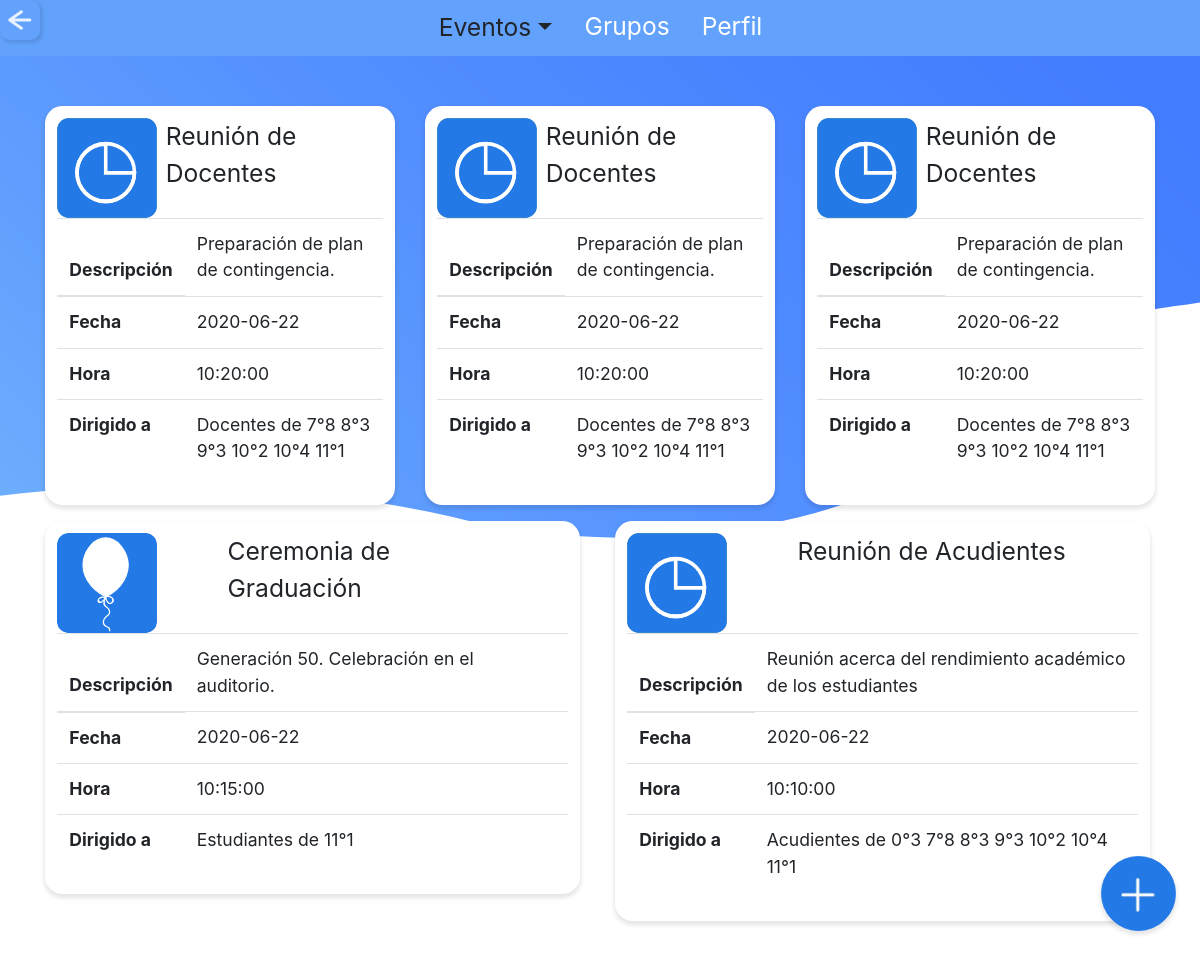
/admin/eventos.php?id=CUMPLIDO (signed in), run on the app's committed database.
### tables this page shows
CREATE TABLE `tbl_evento` (
  `id_evento` int(11) NOT NULL,
  `titulo_e` varchar(30) NOT NULL,
  `descripcion_e` text NOT NULL,
  `estado_e` varchar(10) NOT NULL,
  `id_tipo` varchar(40) NOT NULL,
  `id_fecha` varchar(40) NOT NULL,
  `id_horas` varchar(40) NOT NULL,
  `fecha_creacion_evento` datetime NOT NULL
);

CREATE TABLE `tbl_fecha_evento` (
  `id_fecha` varchar(40) NOT NULL,
  `fecha_publicacion` date NOT NULL,
  `fecha_evento` date NOT NULL,
  `fecha_eliminacion` date NOT NULL,
  `fecha_creacion` datetime NOT NULL
);

CREATE TABLE `tbl_hora_evento` (
  `id_horas` varchar(40) NOT NULL,
  `hora_publicacion` time NOT NULL,
  `hora_evento` time NOT NULL,
  `hora_eliminacion` time NOT NULL,
  `fecha_creacion_hora` datetime NOT NULL
);

CREATE TABLE `tbl_eventoxgrupo` (
  `id_evento` int(11) NOT NULL,
  `codigo_g` varchar(10) NOT NULL,
  `estudiante` int(11) NOT NULL,
  `acudiente` int(11) NOT NULL,
  `docente` int(11) NOT NULL
);

CREATE TABLE `tbl_grupo` (
  `codigo_g` varchar(10) NOT NULL,
  `grado_g` int(11) NOT NULL,
  `grupo_g` varchar(3) NOT NULL,
  `id_jornada` varchar(3) DEFAULT NULL
);

### admin/eventos.php (the view, shortened to what this page needs)
<?php
  include "../php/conexion.php";
  include "../php/variables.php";
?>
<!doctype html>
<html>
  <head>
  <?php
    $title="Administrador | SchoolTime";
    echo Links($title);
    ?>
  </head>
  <body >
  <?php
$titulo="eventos";
echo Eventos($titulo);
$estado=$_REQUEST['id'];
?>
    <br>
    <br>
    <br>
    <br>
    <div class="container">
      <div class="row">
  <?php
	$query="SELECT * FROM tbl_evento  WHERE estado_e='$estado' order by id_evento desc";
  $resultado=$conexion->query($query);
	while ($row=$resultado->fetch_assoc()){
    $id_evento_actual = $row['id_evento'];
  ?>
  <div class="col-sm">
            <div class="card evento" onclick="lig(4)">
    <div class="row no-gutters">
      <div class="col-md-4">
        <?php if($row['id_tipo']=="00B"){
          ?>
          <img class="tipo-evento" src="../svg/cambio.svg">
          <?php
        }elseif($row['id_tipo']=="00C"){
          ?>
          <img class="tipo-evento" src="../svg/reunion.svg">
          <?php
        }else{
          ?>
          <img class="tipo-evento" src="../svg/fiesta.svg">
<?php
        }?>
      </div>
      <div class="col-md-7">
          <div class=" titulo_perfil large"><?php echo $row['titulo_e']?></div>
    </div>
  </div>
  <table class="table">
  <thead>
    <tr>
      <th  scope="col">Descripción</th>
      <td class="st_ryde"><?php echo $row['descripcion_e']?></td>
    </tr>
  </thead>
  <tbody>
    <tr>
    <th scope="col">Fecha</th>
    <?php
    $consultaFecha="SELECT * FROM tbl_evento as evento INNER JOIN tbl_fecha_evento as fecha ON evento.id_fecha=fecha.id_fecha where evento.id_evento='$id_evento_actual'";
	$result=$conexion->query($consultaFecha);
	while ($rowF=$result->fetch_assoc()){
  ?>
     <td class="st_ryde"><?php echo $rowF['fecha_evento']?></td>
     <?php
     }
     ?>
    </tr>
    <tr>
    <th scope="col">Hora</th>
    <?php
    $consultaFecha="SELECT * FROM tbl_evento as evento INNER JOIN tbl_hora_evento as hora ON evento.id_horas=hora.id_horas  where evento.id_evento='$id_evento_actual'";
	$result=$conexion->query($consultaFecha);
	while ($rowH=$result->fetch_assoc()){
  ?>
    <td class="st_ryde"><?php echo $rowH['hora_evento']?></td>
    <?php
  }
    ?>
</tr>
<tr>
    <th scope="col">Dirigido a</th>
    <td class="st_ryde">
    <?php
    $consultaDirigido="SELECT * FROM tbl_eventoxgrupo as exg INNER JOIN tbl_evento as evento ON exg.id_evento=evento.id_evento INNER JOIN tbl_grupo as grupo ON exg.codigo_g=grupo.codigo_g WHERE exg.id_evento='$id_evento_actual' ORDER BY grupo.grado_g";
  $resulta=$conexion->query($consultaDirigido);
  $count=1;
	while ($rowD=$resulta->fetch_assoc()){
    ?>
    <?php
    if($rowD['grado_g']!=null){
      if($count==1){
        if($rowD['estudiante'] == "1"){
          echo " Estudiantes ";
        }
        if($rowD['acudiente'] == "1"){
          echo " Acudientes ";
        }
        if($rowD['docente'] == "1"){
          echo " Docentes ";
        }
        echo " de ";
      }
      $count++;
      echo $rowD['grado_g']."°".$rowD['grupo_g'];
    }elseif($rowD['codigo_g']=="DOCENTES"){
      echo "Docentes sin dirección.";
    }
    ?>
     <?php
     }
     ?>
  </td>
</tr>
  </tbody>
</table>
</div>
</div>
<?php
  }
?>
</div>
</div>
 <center>
  <div class="form-check form-check-inline">
  <input class="btn_ok large" type="button" onclick="window.location.href = '<?php echo $n_evento?>';" value="Nuevo Evento">
  </div>
  </center>
  </body>
</html>

### php/variables.php (shortened to what this page needs)
<?php
    $n_evento="nuevo_evento.php";
    $grupos="grupos.php";
    $perfil="perfil.php";
    function Eventos($titulo){
        Global $grupos;
        Global $perfil;
        echo "<div class='blue'>";
        echo "<ul class='nav nav-pills mb-3 justify-content-center'>";
        echo "<li class='nav-item'>";
        echo "<input class='atras' type='button' onclick='history.back()' name='volver atrás' value='volver atrás'>";
        echo "</li>";
        echo "<li class='nav-item'>";
        echo "<div class='dropdown'>";
        echo "<button class='btn dropdown-toggle  nav-link large' type='button' id='dropdownMenuButton' data-toggle='dropdown' aria-haspopup='true' aria-expanded='false'>";
        echo "Eventos";
        echo "</button>";
        echo "</div>";
        echo "</li>";
        echo "<li class='nav-item'>";
        if($titulo=="grupos"){
            echo "<a class='nav-link active large st_ryde' href='".$grupos."'>Grupos</a>";
        }else{
            echo "<a class='nav-link large white st_ryde' href='".$grupos."'>Grupos</a>";
        }
        echo " </li>";
        echo "<li class='nav-item'>";
        if($titulo=="perfil"){
            echo "<a class='nav-link active large white st_ryde' href='".$perfil."'>Perfil</a>";
        }else{
            echo "<a class='nav-link large white st_ryde' href='".$perfil."'>Perfil</a>";
        }
        echo "</li>";
        echo "</ul>";
        echo "</div>";
    };
    function Links($title){
        echo "<link rel='stylesheet' href='../css/bootstrap.min.css'>";
        echo "<link rel='stylesheet' type='text/css' href='../css/style.css'>";
        echo "<link rel='stylesheet' href='../sweetalert/docs/assets/css/app.css'>";
    }
?>

### css/style.css (style rules this page uses)
* { padding: 0; margin: 0; }
body { background: url(../svg/back_one.svg) no-repeat center center fixed; background-size: cover; font-size: 110%; }
.btn_ok { position: fixed; bottom: 0; right: 1.5rem; display: inline-block; font-weight: 400; color: transparent; -webkit-user-select: none; -moz-user-select: none; -ms-user-select: none; user-select: none; width: 75px; height: 75px; box-shadow: 0px 3px 4px 1px rgba(0, 0, 0, 0.1); background-color: c; background: url(../iconos/nuevo_env.png) no-repeat center center; background-size: 100%; border: 1px solid #2379E6; padding: 0.375rem 0.75rem; margin-bottom: 2rem; line-height: 1.5; border-radius: 3rem; margin-left: -1.5rem; transition: width .7s; }
input { background-color: white; width: 80px; height: 80px; border-radius: 10px; border-color: transparent; color: transparent; box-shadow: 2px 2px 3px 1px rgba(0, 0, 0, 0.1); }
.atras { position:absolute; left: 0; width: 40px; height: 40px; background-color: transparent; background-size: 80%; background: url(../svg/atras.svg) no-repeat center center; }
.large { font-size: 140%; }
.white { color:white; }
.blue { background-color: #62A2FC; width: 100%; z-index:1000; position: fixed; height: 3.5rem; }
.evento { max-width: 535px; padding: 0.7em; border: 0px solid #CCC; box-shadow: 0px 3px 4px 1px rgba(0, 0, 0, 0.1); border-radius: 1em; background-color: white; flex: 0 0 66.666667%; margin-bottom: 1rem; }
.tipo-evento { background-color: white; width: 100px; height: 100px; border-radius: 10px; border-color: #F2F2F2; color: transparent; }

### data on the page
tbl_evento: titulo_e "Reunión de Docentes", descripcion_e "Preparación de plan de contingencia.", id_fecha.fecha_evento "2020-06-22", id_horas.hora_evento "10:20:00"
tbl_eventoxgrupo: docente "Docentes", shows "de", codigo_g.grado_g "7", codigo_g.grupo_g "8"
tbl_eventoxgrupo: codigo_g.grado_g "8", codigo_g.grupo_g "3"
tbl_eventoxgrupo: codigo_g.grado_g "9", codigo_g.grupo_g "3"
tbl_eventoxgrupo: codigo_g.grado_g "10", codigo_g.grupo_g "2"
tbl_eventoxgrupo: codigo_g.grado_g "10", codigo_g.grupo_g "4"
tbl_eventoxgrupo: codigo_g.grado_g "11", codigo_g.grupo_g "1"
tbl_evento: titulo_e "Reunión de Docentes", descripcion_e "Preparación de plan de contingencia.", id_fecha.fecha_evento "2020-06-22", id_horas.hora_evento "10:20:00"
tbl_eventoxgrupo: docente "Docentes", shows "de", codigo_g.grado_g "7", codigo_g.grupo_g "8"
tbl_eventoxgrupo: codigo_g.grado_g "8", codigo_g.grupo_g "3"
tbl_eventoxgrupo: codigo_g.grado_g "9", codigo_g.grupo_g "3"
tbl_eventoxgrupo: codigo_g.grado_g "10", codigo_g.grupo_g "2"
tbl_eventoxgrupo: codigo_g.grado_g "10", codigo_g.grupo_g "4"
tbl_eventoxgrupo: codigo_g.grado_g "11", codigo_g.grupo_g "1"
tbl_evento: titulo_e "Reunión de Docentes", descripcion_e "Preparación de plan de contingencia.", id_fecha.fecha_evento "2020-06-22", id_horas.hora_evento "10:20:00"
tbl_eventoxgrupo: docente "Docentes", shows "de", codigo_g.grado_g "7", codigo_g.grupo_g "8"
tbl_eventoxgrupo: codigo_g.grado_g "8", codigo_g.grupo_g "3"
tbl_eventoxgrupo: codigo_g.grado_g "9", codigo_g.grupo_g "3"
tbl_eventoxgrupo: codigo_g.grado_g "10", codigo_g.grupo_g "2"
tbl_eventoxgrupo: codigo_g.grado_g "10", codigo_g.grupo_g "4"
tbl_eventoxgrupo: codigo_g.grado_g "11", codigo_g.grupo_g "1"
tbl_evento: titulo_e "Ceremonia de Graduación", descripcion_e "Generación 50. Celebración en el auditorio.", id_fecha.fecha_evento "2020-06-22", id_horas.hora_evento "10:15:00"
tbl_eventoxgrupo: estudiante "Estudiantes", shows "de", codigo_g.grado_g "11", codigo_g.grupo_g "1"
tbl_evento: titulo_e "Reunión de Acudientes", descripcion_e "Reunión acerca del rendimiento académico de los estudiantes", id_fecha.fecha_evento "2020-06-22", id_horas.hora_evento "10:10:00"
tbl_eventoxgrupo: acudiente "Acudientes", shows "de", codigo_g.grado_g "0", codigo_g.grupo_g "3"
tbl_eventoxgrupo: codigo_g.grado_g "7", codigo_g.grupo_g "8"
tbl_eventoxgrupo: codigo_g.grado_g "8", codigo_g.grupo_g "3"
tbl_eventoxgrupo: codigo_g.grado_g "9", codigo_g.grupo_g "3"
tbl_eventoxgrupo: codigo_g.grado_g "10", codigo_g.grupo_g "2"
tbl_eventoxgrupo: codigo_g.grado_g "10", codigo_g.grupo_g "4"
tbl_eventoxgrupo: codigo_g.grado_g "11", codigo_g.grupo_g "1"
